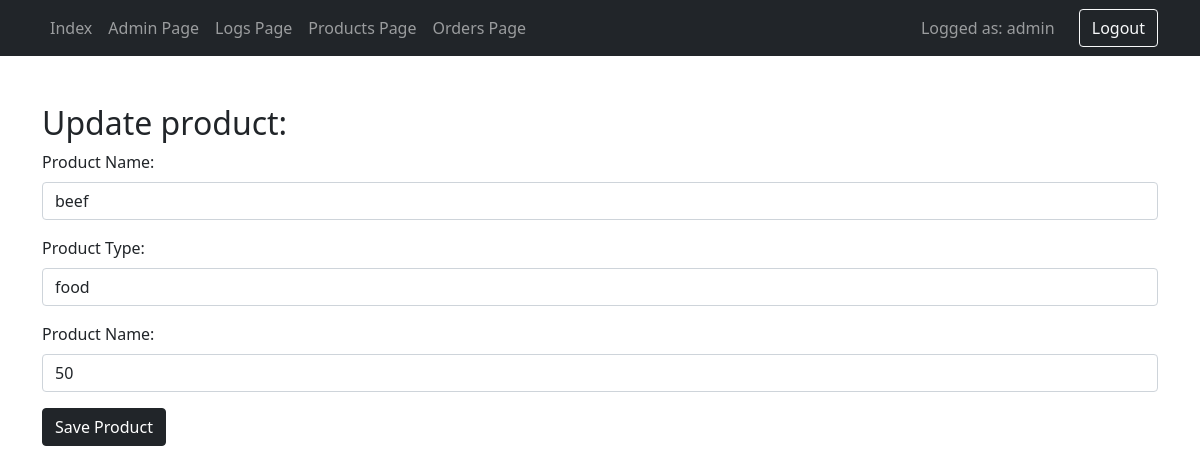
The page /product.php?id=1 (signed in) on the database its author committed.
### tables this page shows
CREATE TABLE `products` (
  `id` int(11) NOT NULL,
  `name` varchar(50) NOT NULL,
  `type` varchar(50) NOT NULL,
  `price` double NOT NULL
);

### Controller.php (called while the page is built, shortened)
<?php
require_once 'DbUsers.php';
require_once 'DbProducts.php';
class Controller {
    private DbProducts $productsDb;
    function __construct() {
        $this->productsDb = new DbProducts();
    }
    function getProductById($id) {
        return $this->productsDb->getDbProductById($id);
    }
}
?>

### DbProducts.php (called while the page is built, shortened)
<?php
require_once 'pdo.php';
class DbProducts {
    function getDbProductById($id) {
        global $pdo;
        $sql = 'SELECT * FROM products WHERE id=:id';
        $statement = $pdo->prepare($sql);
        $statement->execute([
            'id' => $id
        ]);
        return $statement->fetch(PDO::FETCH_ASSOC);
    }
}
?>

### product.php (the view, shortened to what this page needs)
<?php
    require_once 'Controller.php';
    $controller = new Controller();
    if ($controller->isLogged()) {
        if (!$controller->isAdmin()) {
            header('Location: index.php');
        } else {
            $product = $controller->getProductById($_GET['id']);
        }
    } else {
        header('Location: login.php');
    }
?>
<!DOCTYPE html>
<html lang="en">
<head>
    <link href="https://cdn.jsdelivr.net/npm/bootstrap@5.0.2/dist/css/bootstrap.min.css" rel="stylesheet">
</head>
<body>
    <?php include 'navbar.php'; ?>
    <div class="container">
        <br><br>
        <h2>Update product:</h2>
        <form action="http-handler.php" method="POST">
            <div class="mb-3">
                <label for="productNameInput1" class="form-label">Product Name:</label>
                <input type="text" name="name" class="form-control" id="productNameInput1" value='<?= $product['name'] ?>'>
            </div>
            <div class="mb-3">
                <label for="productTypeInput1" class="form-label">Product Type:</label>
                <input type="text" name="type" class="form-control" id="productTypeInput1" value='<?= $product['type'] ?>'>
            </div>
            <div class="mb-3">
                <label for="productPriceInput1" class="form-label">Product Name:</label>
                <input type="text" name="price" class="form-control" id="productPriceInput1" value='<?= $product['price'] ?>'>
            </div>
            <input type="submit" value="Save Product" class="btn btn-dark">
        </form>
    </div>
</body>
</html>

### rows shown on the page
products: name "beef", type "food", price "50"

### other values the page prints
$_SESSION['username'] "admin"
